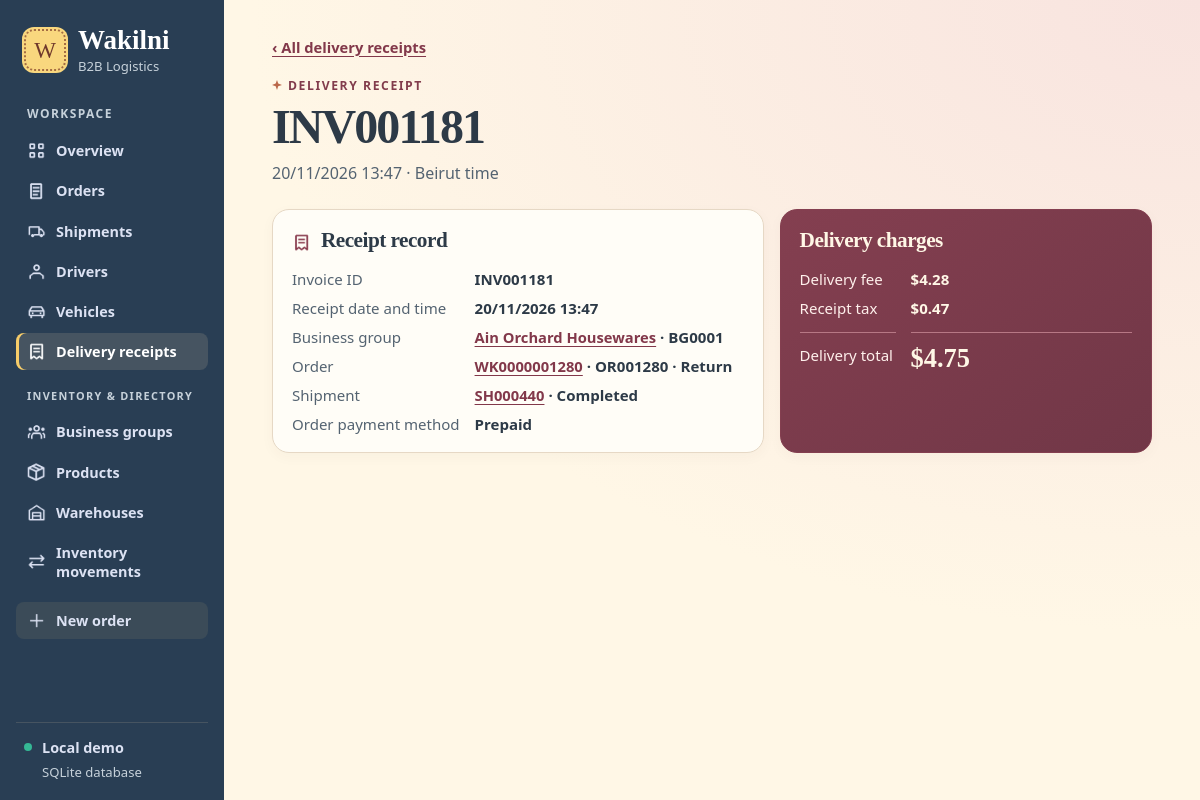
/delivery-receipts/INV001181, run on the app's committed database.
### tables this page shows
CREATE TABLE "Delivery Receipt" (
    "invoiceID" TEXT NOT NULL CHECK (length(invoiceID) BETWEEN 1 AND 9 AND invoiceID GLOB 'INV[0-9][0-9][0-9][0-9][0-9][0-9]' AND length(invoiceID) = 9),
    "receiptDateAndTime" TEXT NOT NULL CHECK (strftime('%d/%m/%Y %H:%M', substr(receiptDateAndTime, 7, 4) || '-' || substr(receiptDateAndTime, 4, 2) || '-' || substr(receiptDateAndTime, 1, 2) || substr(receiptDateAndTime, 11), '+0 minutes') IS receiptDateAndTime),
    "receiptTaxFee" REAL NOT NULL CHECK (receiptTaxFee BETWEEN 0 AND 9999.99 AND receiptTaxFee = round(receiptTaxFee, 2)) CHECK (typeof(receiptTaxFee) IN ('integer', 'real', 'null')),
    "orderID" TEXT NOT NULL CHECK (length(orderID) BETWEEN 1 AND 8 AND orderID GLOB 'OR[0-9][0-9][0-9][0-9][0-9][0-9]' AND length(orderID) = 8),
    "businessgroupID" TEXT NOT NULL CHECK (length(businessgroupID) BETWEEN 1 AND 6 AND businessgroupID GLOB 'BG[0-9][0-9][0-9][0-9]' AND length(businessgroupID) = 6),
    "shipmentID" TEXT NOT NULL CHECK (length(shipmentID) BETWEEN 1 AND 8 AND shipmentID GLOB 'SH[0-9][0-9][0-9][0-9][0-9][0-9]' AND length(shipmentID) = 8),
    PRIMARY KEY (invoiceID),
    FOREIGN KEY (orderID) REFERENCES "Order" (orderID),
    FOREIGN KEY (businessgroupID) REFERENCES "Business Group" (businessgroupID),
    FOREIGN KEY (shipmentID) REFERENCES "Shipment" (shipmentID),
    UNIQUE (orderID)
);

CREATE TABLE "Business Group" (
    "businessgroupID" TEXT NOT NULL CHECK (length(businessgroupID) BETWEEN 1 AND 6 AND businessgroupID GLOB 'BG[0-9][0-9][0-9][0-9]' AND length(businessgroupID) = 6),
    "businessgroupName" TEXT NOT NULL CHECK (length(businessgroupName) BETWEEN 1 AND 50),
    "businessgroupWebsite" TEXT CHECK (length(businessgroupWebsite) BETWEEN 1 AND 100),
    "payoutFrequency" TEXT NOT NULL CHECK (payoutFrequency IN ('Daily', 'Weekly', 'Bi-Weekly', 'Monthly')),
    "operationalStatusWithWakilni" TEXT NOT NULL CHECK (operationalStatusWithWakilni IN ('Active', 'Inactive', 'Suspended')),
    PRIMARY KEY (businessgroupID),
    UNIQUE (businessgroupWebsite)
);

CREATE TABLE "Order" (
    "orderID" TEXT NOT NULL CHECK (length(orderID) BETWEEN 1 AND 8 AND orderID GLOB 'OR[0-9][0-9][0-9][0-9][0-9][0-9]' AND length(orderID) = 8),
    "orderDescription" TEXT CHECK (length(orderDescription) BETWEEN 1 AND 255),
    "orderCreationSite" TEXT NOT NULL CHECK (orderCreationSite IN ('Website', 'Mobile App', 'Dashboard', 'API')),
    "orderTrackingNumber" TEXT NOT NULL CHECK (length(orderTrackingNumber) BETWEEN 1 AND 12 AND orderTrackingNumber GLOB 'WK[0-9][0-9][0-9][0-9][0-9][0-9][0-9][0-9][0-9][0-9]' AND length(orderTrackingNumber) = 12),
    "orderDateAndTime" TEXT NOT NULL CHECK (strftime('%d/%m/%Y %H:%M', substr(orderDateAndTime, 7, 4) || '-' || substr(orderDateAndTime, 4, 2) || '-' || substr(orderDateAndTime, 1, 2) || substr(orderDateAndTime, 11), '+0 minutes') IS orderDateAndTime),
    "requestedDeliveryDateAndTime" TEXT CHECK (strftime('%d/%m/%Y %H:%M', substr(requestedDeliveryDateAndTime, 7, 4) || '-' || substr(requestedDeliveryDateAndTime, 4, 2) || '-' || substr(requestedDeliveryDateAndTime, 1, 2) || substr(requestedDeliveryDateAndTime, 11), '+0 minutes') IS requestedDeliveryDateAndTime),
    "length" REAL CHECK (length BETWEEN 0.01 AND 9999.99 AND length = round(length, 2)) CHECK (typeof(length) IN ('integer', 'real', 'null')),
    "width" REAL CHECK (width BETWEEN 0.01 AND 9999.99 AND width = round(width, 2)) CHECK (typeof(width) IN ('integer', 'real', 'null')),
    "height" REAL CHECK (height BETWEEN 0.01 AND 9999.99 AND height = round(height, 2)) CHECK (typeof(height) IN ('integer', 'real', 'null')),
    "deliveryFee" REAL NOT NULL CHECK (deliveryFee BETWEEN 0 AND 999.99 AND deliveryFee = round(deliveryFee, 2)) CHECK (typeof(deliveryFee) IN ('integer', 'real', 'null')),
    "status" TEXT NOT NULL CHECK (status IN ('Pending', 'Picked Up', 'In Transit', 'Delivered', 'Returned', 'Cancelled')),
    "orderPaymentMethod" TEXT NOT NULL CHECK (orderPaymentMethod IN ('Cash on Delivery', 'Card', 'Prepaid')),
    "orderType" TEXT NOT NULL CHECK (orderType IN ('Delivery', 'Return', 'Exchange')),
    "businesslocationID" TEXT NOT NULL CHECK (length(businesslocationID) BETWEEN 1 AND 7 AND businesslocationID GLOB 'BL[0-9][0-9][0-9][0-9][0-9]' AND length(businesslocationID) = 7),
    PRIMARY KEY (orderID),
    FOREIGN KEY (businesslocationID) REFERENCES "Business Location" (businesslocationID),
    UNIQUE (orderTrackingNumber),
    CHECK ((substr(requestedDeliveryDateAndTime, 7, 4) || '-' || substr(requestedDeliveryDateAndTime, 4, 2) || '-' || substr(requestedDeliveryDateAndTime, 1, 2) || substr(requestedDeliveryDateAndTime, 11)) >= (substr(orderDateAndTime, 7, 4) || '-' || substr(orderDateAndTime, 4, 2) || '-' || substr(orderDateAndTime, 1, 2) || substr(orderDateAndTime, 11))),
    CHECK ((length IS NULL) = (width IS NULL) AND (width IS NULL) = (height IS NULL))
);

CREATE TABLE "Shipment" (
    "shipmentID" TEXT NOT NULL CHECK (length(shipmentID) BETWEEN 1 AND 8 AND shipmentID GLOB 'SH[0-9][0-9][0-9][0-9][0-9][0-9]' AND length(shipmentID) = 8),
    "plannedDispatchDateAndTime" TEXT NOT NULL CHECK (strftime('%d/%m/%Y %H:%M', substr(plannedDispatchDateAndTime, 7, 4) || '-' || substr(plannedDispatchDateAndTime, 4, 2) || '-' || substr(plannedDispatchDateAndTime, 1, 2) || substr(plannedDispatchDateAndTime, 11), '+0 minutes') IS plannedDispatchDateAndTime),
    "actualDispatchDateAndTime" TEXT CHECK (strftime('%d/%m/%Y %H:%M', substr(actualDispatchDateAndTime, 7, 4) || '-' || substr(actualDispatchDateAndTime, 4, 2) || '-' || substr(actualDispatchDateAndTime, 1, 2) || substr(actualDispatchDateAndTime, 11), '+0 minutes') IS actualDispatchDateAndTime),
    "actualArrivalTime" TEXT CHECK (strftime('%H:%M', actualArrivalTime, '+0 minutes') IS actualArrivalTime),
    "shipmentMethod" TEXT NOT NULL CHECK (shipmentMethod IN ('Standard', 'Express', 'Same-Day', 'Scheduled')),
    "shipmentStatus" TEXT NOT NULL CHECK (shipmentStatus IN ('Planned', 'Dispatched', 'In Transit', 'Completed', 'Cancelled')),
    "driverID" TEXT NOT NULL CHECK (length(driverID) BETWEEN 1 AND 6 AND driverID GLOB 'DR[0-9][0-9][0-9][0-9]' AND length(driverID) = 6),
    "vehicleID" TEXT NOT NULL CHECK (length(vehicleID) BETWEEN 1 AND 6 AND vehicleID GLOB 'VH[0-9][0-9][0-9][0-9]' AND length(vehicleID) = 6),
    PRIMARY KEY (shipmentID),
    FOREIGN KEY (driverID) REFERENCES "Driver" (driverID),
    FOREIGN KEY (vehicleID) REFERENCES "Vehicle" (vehicleID),
    UNIQUE (vehicleID),
    CHECK ((actualDispatchDateAndTime IS NOT NULL) = (shipmentStatus IN ('Dispatched','In Transit','Completed'))),
    CHECK ((actualArrivalTime IS NOT NULL) = (shipmentStatus = 'Completed'))
);

### app.py (the view)
@app.get("/delivery-receipts/<invoice_id>")
def receipt_detail(invoice_id):
    receipt = db().execute(f"SELECT {RECEIPTS_FIELDS} {RECEIPTS_FROM} WHERE r.invoiceID = ?", (invoice_id,)).fetchone()
    if receipt is None:
        abort(404)
    return render_template("receipt.html", receipt=receipt)

### app.py (called while the page is built, shortened)
@app.before_request
def protect_online_demo():
    password = app.config["DEMO_PASSWORD"]
    if app.config["RENDER_HOSTED"] and len(password) < 12:
        return Response("Set a demo password of at least 12 characters before opening the online site.\n", 503)
    if not password or request.endpoint == "health":
        return None

def db():
    if "db" not in g:
        path = Path(app.config["DATABASE"]).resolve()
        g.db = sqlite3.connect(path.as_uri() + "?mode=rw", uri=True, timeout=5)
        g.db.row_factory = sqlite3.Row
        g.db.execute("PRAGMA foreign_keys = ON")
    return g.db

@app.template_filter("money")
def money(value):
    return f"${value:,.2f}"

### templates/receipt.html (shortened to what this page needs)
{% extends "base.html" %}
{% block content %}
<a class="back" href="{{ url_for('receipts') }}">‹ All delivery receipts</a>
<header class="page-head"><div><p class="eyebrow">DELIVERY RECEIPT</p><h1>{{ receipt.invoiceID }}</h1>
  <p class="subtitle">{{ receipt.receiptDateAndTime }} · Beirut time</p></div></header>
<div class="details-grid receipt-grid">
  <section class="panel detail"><h2><span class="icon icon-receipts" aria-hidden="true"></span> Receipt record</h2><dl>
    <dt>Invoice ID</dt><dd>{{ receipt.invoiceID }}</dd>
    <dt>Receipt date and time</dt><dd>{{ receipt.receiptDateAndTime }}</dd>
    <dt>Business group</dt><dd><a class="text-link" href="{{ url_for('business_group_detail', group_id=receipt.businessgroupID) }}">{{ receipt.businessgroupName }}</a> · {{ receipt.businessgroupID }}</dd>
    <dt>Order</dt><dd><a class="text-link" href="{{ url_for('order_detail', order_id=receipt.orderID) }}">{{ receipt.orderTrackingNumber }}</a> · {{ receipt.orderID }} · {{ receipt.orderType }}</dd>
    <dt>Shipment</dt><dd><a class="text-link" href="{{ url_for('shipment_detail', shipment_id=receipt.shipmentID) }}">{{ receipt.shipmentID }}</a> · {{ receipt.shipmentStatus }}</dd>
    <dt>Order payment method</dt><dd>{{ receipt.orderPaymentMethod }}</dd>
  </dl></section>
  <section class="panel detail receipt-fees"><h2>Delivery charges</h2><dl>
    <dt>Delivery fee</dt><dd>{{ receipt.deliveryFee|money }}</dd>
    <dt>Receipt tax</dt><dd>{{ receipt.receiptTaxFee|money }}</dd>
    <dt class="receipt-total">Delivery total</dt><dd class="receipt-total">{{ (receipt.deliveryFee + receipt.receiptTaxFee)|money }}</dd>
  </dl></section>
</div>
{% endblock %}

### static/style.css (style rules this page uses)
:root { font-family: "Segoe UI", system-ui, sans-serif; color: #2d3a47; background: #fff7e6; --navy: #293e54; --indigo: #93463f; --muted: #546371; --line: #e6d8c5; --surface: #fffdf7; --display: "Playfair Display", Georgia, serif; --script: "Pacifico", "Segoe Print", cursive; font-synthesis: none; }
* { box-sizing: border-box; }
body { margin: 0; min-height: 100vh; display: grid; grid-template-columns: 224px minmax(0, 1fr); background: radial-gradient(ellipse at 100% 0, #f8e3df, transparent 56%), #fff7e6; }
a { color: inherit; }
.page-head { display: flex; justify-content: space-between; gap: 18px; align-items: center; margin-bottom: 24px; }
.eyebrow { font-size: .76rem; font-weight: 750; letter-spacing: .13em; color: #823c4c; margin: 0 0 8px; }
.page-head:not(.hero) .eyebrow::before { content: ""; display: inline-block; width: 10px; height: 10px; margin-right: 6px; background: #ba684a; clip-path: polygon(50% 0, 62% 36%, 100% 50%, 62% 63%, 50% 100%, 37% 63%, 0 50%, 37% 36%); }
h1, h2, p { margin-top: 0; }
h1 { margin-bottom: 9px; font-family: var(--display); font-weight: 680; font-size: clamp(2.18rem, 4vw, 3.2rem); font-variant-numeric: lining-nums; letter-spacing: -.04em; line-height: 1.06; overflow-wrap: anywhere; }
h2 { margin: 0; font: 680 1.33rem/1.22 var(--display); letter-spacing: -.025em; }
.subtitle, .panel-head p { color: var(--muted); margin: 0; line-height: 1.45; }
.metric, .panel { background: var(--surface); border: 1px solid var(--line); border-radius: 17px; box-shadow: 0 4px 14px #623b3609; min-width: 0; }
.overview, .details-grid { display: grid; grid-template-columns: minmax(0, 1.32fr) minmax(0, 1fr); gap: 16px; margin-bottom: 18px; }
.panel + .panel { margin-top: 16px; }
.overview .panel, .details-grid .panel { margin-top: 0; }
.text-link, .record, .back { color: #82384a; font-weight: 700; text-underline-offset: 3px; }
.text-link, .back { font-size: .92rem; }
.back { display: inline-block; margin-bottom: 20px; }
.detail { padding: 18px 19px; }
dl { margin: 15px 0 0; display: grid; grid-template-columns: minmax(96px, max-content) 1fr; gap: 9px 15px; font-size: .94rem; }
dt { color: var(--muted); }
dd { margin: 0; overflow-wrap: anywhere; font-weight: 600; }
.icon { width: 1.2rem; height: 1.2rem; flex: none; display: inline-block; vertical-align: -.23em; background: currentColor; mask: var(--icon) center / contain no-repeat; }
.icon-receipts { --icon: url("icons/receipts.png"); }
.receipt-fees { background: linear-gradient(144deg, #843f50, #713747); border-color: #843f50; color: #fff7e6; }
.receipt-fees dt { color: #fff0ec; }
.receipt-fees .receipt-total { margin-top: 5px; border-top: 1px solid #b77885; padding-top: 12px; }
.receipt-fees dd.receipt-total { font: 650 1.65rem/1 var(--display); font-variant-numeric: lining-nums; }
.detail h2 .icon { color: #87384b; margin-right: 5px; }

### data on the page
Delivery Receipt: invoiceID "INV001181", receiptDateAndTime "20/11/2026 13:47", businessgroupID "BG0001", orderID "OR001280", shipmentID "SH000440", receiptTaxFee "$0.47"
Business Group: businessgroupName "Ain Orchard Housewares"
Order: orderTrackingNumber "WK0000001280", orderType "Return", orderPaymentMethod "Prepaid", deliveryFee "$4.28", (receipt.deliveryFee+receipt.receiptTaxFee)|money "$4.75"
Shipment: shipmentStatus "Completed"

### other printed values
{{ 'Online class demo' if config.RENDER_HOSTED else 'Local demo' }} "Local demo"
